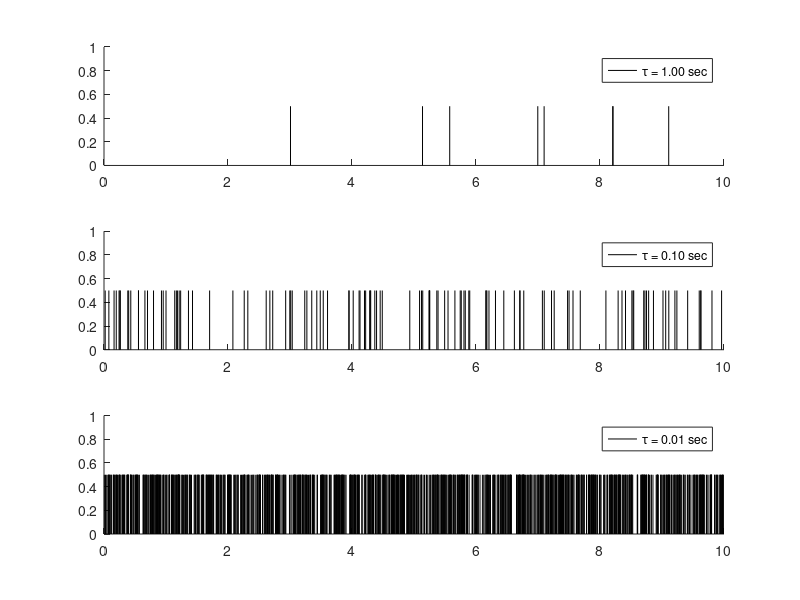

Here is the MATLAB script that generated this plot: (Note: this script raises an error after producing the figure.)
% Nima Ghorbani
% https://github.com/nimagh/NIP_SS16
% Neural Coding - Excercise 1
% goal: Spike trains as random processes
clear all; clc; close all;
T = 10; %s total time interval
tavs = [1 0.1 0.01];
lambdas = [0.1 0.01 0.001];


%% Task 5.a
figure(100);
for Idx = 1:length(tavs)
    tav=tavs(Idx);
    spikeTrain = exprnd(tav,[1,2*T/tav]);
    spikeTrain = cumsum(spikeTrain);
    spikeTrain(spikeTrain>10)=[];
    
    subplot(310+Idx);
    line([spikeTrain;spikeTrain],[0;.5]*ones(size(spikeTrain)),'Color','k');
    legend(sprintf('\\tau = %2.2f sec',tavs(Idx)))
    xlim([0,T]);ylim([0,1]);
end 
suptitle('Task 5.a')

%% Task 5.b
numSpikeTrains = 100000;
spikeCounts = zeros(numSpikeTrains,1,length(tavs));
for Idx = 1:length(tavs)
    tav=tavs(Idx);
    for spikeTrainIdx=1:numSpikeTrains
        spikeTrain = exprnd(tav,[1,2*T/tav]);
        spikeTrain = cumsum(spikeTrain);
        spikeTrain(spikeTrain>10)=[];
        spikeCounts(spikeTrainIdx,1,Idx) = nnz(spikeTrain);
    end
end 
figure(101);
for Idx = 1:length(tavs)
    subplot(310+Idx);
    hist(spikeCounts(:,1,Idx));
    legend(sprintf('\\tau = %2.2f sec',tavs(Idx)))

end
suptitle('Task 5.b')

%% Task 5.c
numSamples = 10000;

figure(102);
for Idx = 1:length(lambdas)
    lambda=lambdas(Idx);
    
    spikeTrain = binornd(1,lambda,1,numSamples);

    spikeTrain = spikeTrain.*linspace(0,T,numSamples);
    spikeTrain = spikeTrain(spikeTrain>0);
    subplot(310+Idx);
    line([spikeTrain;spikeTrain],[0;.5]*ones(size(spikeTrain)),'Color','k');
    legend(sprintf('\\lambda = %2.3f sec',lambdas(Idx)))
    xlim([0,T]);ylim([0,1]);

end
suptitle('Task 5.c')

%% Task 5.d
numSamples = 10000;
numSpikeTrains = 100000;

spikeCounts = zeros(numSpikeTrains,1,length(tavs));
for Idx = 1:length(lambdas)
    lambda=lambdas(Idx);
    for spikeTrainIdx=1:numSpikeTrains
        spikeTrain = binornd(1,lambda,1,numSamples);
        spikeCounts(spikeTrainIdx,1,Idx) = nnz(spikeTrain);
    end
end 
figure(103);
for Idx = 1:length(tavs)
    subplot(310+Idx);
    hist(spikeCounts(:,1,Idx));
    legend(sprintf('\\lambda = %2.3f sec',lambdas(Idx)))
end

suptitle('Task 5.d')